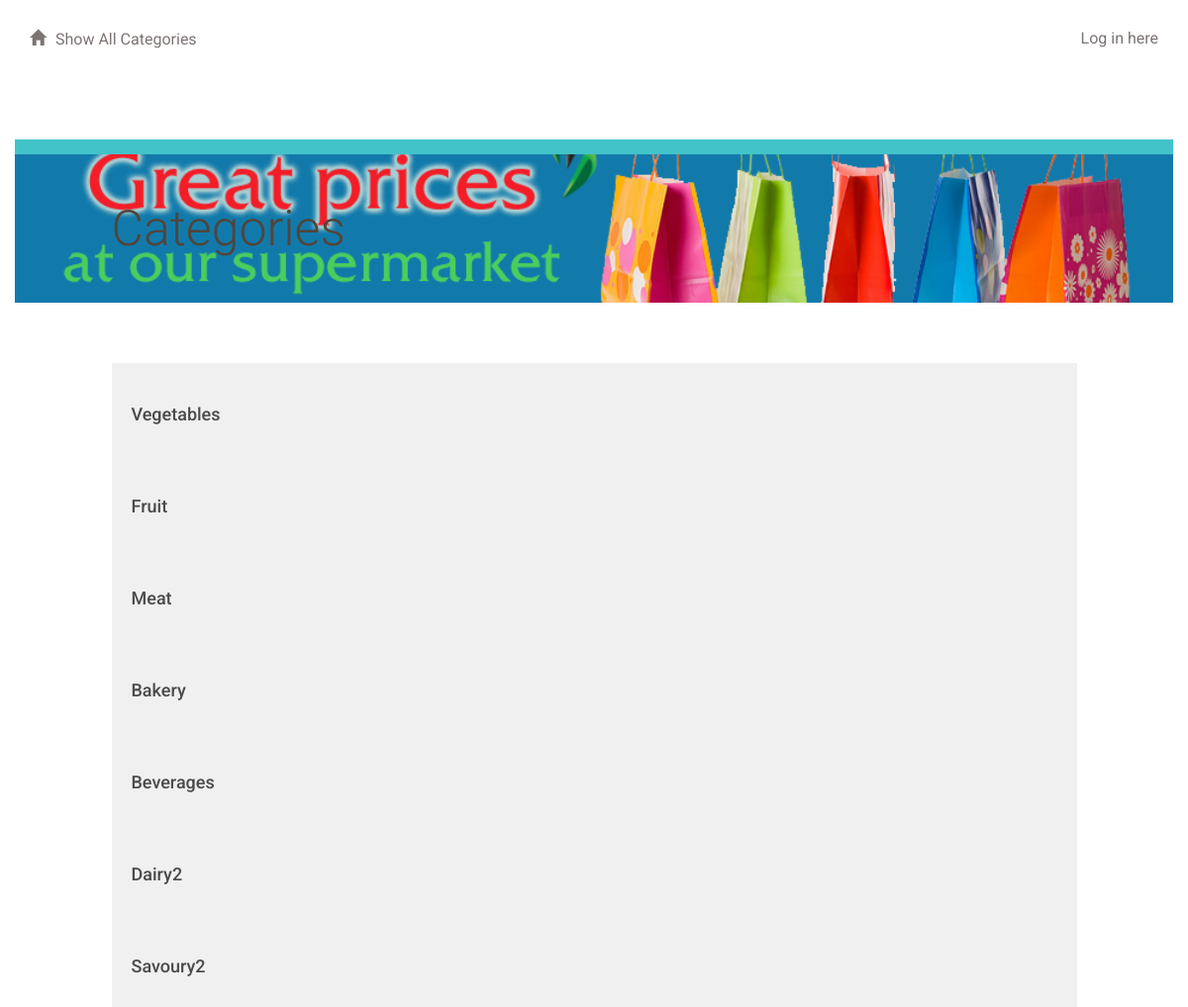
The page /category/ on the database its author committed.
### catalog_database_setup.py (models this page shows, shortened)
class Category(Base):
    __tablename__ = 'category'
    id = Column(Integer, primary_key=True)
    name = Column(String(250), nullable=False)
    user_id = Column(Integer,ForeignKey('user.id'))
    user = relationship(User)

### application.py (the view)
@app.route('/')
@app.route('/category/')
def showCategories():
  categories = session.query(Category).order_by(asc(Category.id))
  if 'username' not in login_session:
    return render_template('publiccategories.html', categories = categories, login_session = login_session)
  else:
    return render_template('categories.html', categories = categories, login_session = login_session)

### templates/publiccategories.html (shortened to what this page needs)
{% extends "main.html" %}
{% block content %}
{% include "header.html" %}
	<div class="row top-menu">
		<div class="col-md-10"></div>
		<div class="col-md-2 text-right">
		</div>
	</div>
	<div class="row divider blue">
		<div class="col-md-12"></div>
	</div>
	<div class="row banner main">
		<div class="col-md-1"></div>
		<div class="col-md-11 padding-none">
			<h1>Categories</h1>
		</div>
	</div>
	<div class="row padding-top padding-bottom">
		<div class="col-md-1"></div>
		<div class="col-md-10 padding-none">
		</div>
		<div class="col-md-1"></div>
	</div>
	{% for category in categories %}
		<a href = "{{url_for('showGrocery', category_id = category.id)}}">
			<div class="row">
				<div class="col-md-1"></div>
					<div class="col-md-10 category-list">
						<h3>{{category.name}}</h3>
					</div>
				<div class="col-md-1"></div>
			</div>
		</a>
	{% endfor %}
{% endblock %}

### static/styles.css (style rules this page uses)
* { font-family: "Helvetica Neue Bold", Roboto, Helvetica, Arial, sans-serif; font-weight: 700; }
h1 { font-family: "Helvetica Neue Light", Roboto, Helvetica, Arial, sans-serif; font-size: 50px; color: #51453B; line-height: 60px; font-weight: 300; }
h3 { font-size: 18px; color: #4A4A4A; line-height: 23px; }
a { font-size: 14px; color: #0093B9; line-height: 17px; }
.padding-top { padding-top: 30px; }
.padding-bottom { padding-bottom: 30px; }
.padding-none { padding: 0; }
.top-menu { padding-top: 30px; padding-bottom: 30px; }
.divider { height: 15px; }
.divider.blue { background-color: #42C3C9; }
.banner.main { height: 150px; background: url("/static/top-banner.png"); background-position: right; background-repeat: no-repeat; background-size: cover; }
.banner h1 { margin: 45px 0; }
.category-list { background-color: #F0F0F0; padding: 20px; u }

### rows shown on the page
Category: name "Vegetables"
Category: name "Fruit"
Category: name "Meat"
Category: name "Bakery"
Category: name "Beverages"
Category: name "Dairy2"
Category: name "Savoury2"
